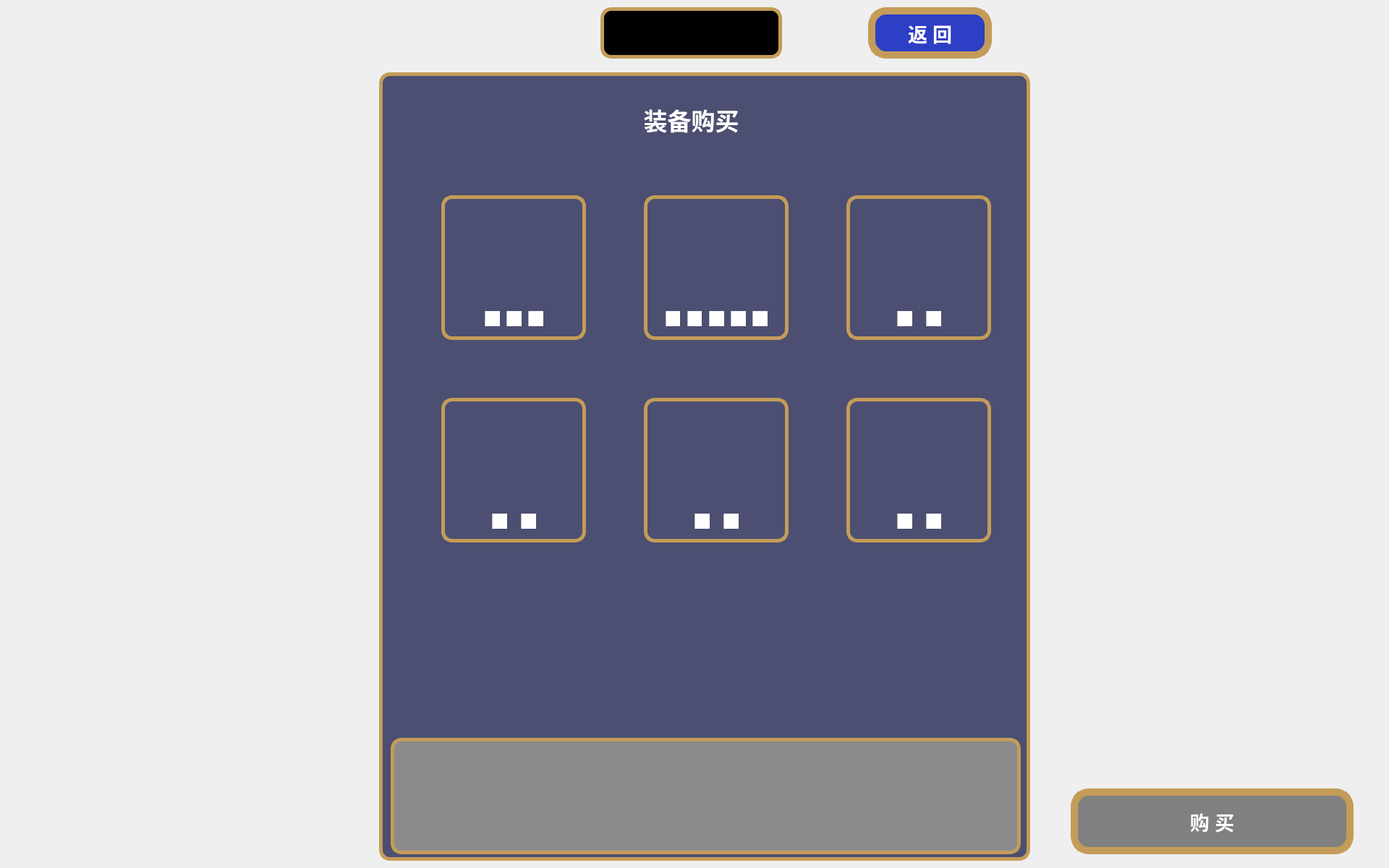
<?xml version="1.0" encoding="UTF-8"?>
<ui version="4.0">
 <class>shop</class>
 <widget class="QWidget" name="shop">
  <property name="geometry">
   <rect>
    <x>0</x>
    <y>0</y>
    <width>1920</width>
    <height>1200</height>
   </rect>
  </property>
  <property name="windowTitle">
   <string>Vampire Survivor</string>
  </property>
  <widget class="QLabel" name="label">
   <property name="geometry">
    <rect>
     <x>0</x>
     <y>0</y>
     <width>1920</width>
     <height>1200</height>
    </rect>
   </property>
   <property name="styleSheet">
    <string notr="true">background-image: url(:/new/prefix1/resourses/background.jpg);</string>
   </property>
   <property name="text">
    <string/>
   </property>
  </widget>
  <widget class="QLabel" name="money">
   <property name="geometry">
    <rect>
     <x>830</x>
     <y>10</y>
     <width>251</width>
     <height>71</height>
    </rect>
   </property>
   <property name="font">
    <font>
     <family>Arial Black</family>
     <pointsize>20</pointsize>
     <weight>75</weight>
     <bold>true</bold>
    </font>
   </property>
   <property name="styleSheet">
    <string notr="true">background-color:black;
color:white;
border:5px solid rgba(196,156,89);
border-radius:15px;</string>
   </property>
   <property name="text">
    <string/>
   </property>
   <property name="alignment">
    <set>Qt::AlignRight|Qt::AlignTrailing|Qt::AlignVCenter</set>
   </property>
   <property name="margin">
    <number>5</number>
   </property>
  </widget>
  <widget class="QLabel" name="label_3">
   <property name="geometry">
    <rect>
     <x>830</x>
     <y>10</y>
     <width>71</width>
     <height>71</height>
    </rect>
   </property>
   <property name="styleSheet">
    <string notr="true">border-image: url(:/new/prefix1/resourses/money.png);</string>
   </property>
   <property name="text">
    <string/>
   </property>
  </widget>
  <widget class="QPushButton" name="back">
   <property name="geometry">
    <rect>
     <x>1200</x>
     <y>10</y>
     <width>171</width>
     <height>71</height>
    </rect>
   </property>
   <property name="font">
    <font>
     <family>Arial Black</family>
     <pointsize>20</pointsize>
     <weight>75</weight>
     <bold>true</bold>
    </font>
   </property>
   <property name="styleSheet">
    <string notr="true">background-color:rgba(45,63,197);border-radius:25px;color:white;border:10px solid rgba(196,156,89);</string>
   </property>
   <property name="text">
    <string>返 回</string>
   </property>
  </widget>
  <widget class="QLabel" name="label_2">
   <property name="geometry">
    <rect>
     <x>524</x>
     <y>100</y>
     <width>900</width>
     <height>1090</height>
    </rect>
   </property>
   <property name="styleSheet">
    <string notr="true">background-color:rgba(76,79,113);
border:5px solid rgba(196,156,89);
border-radius:15px;</string>
   </property>
   <property name="text">
    <string/>
   </property>
  </widget>
  <widget class="QPushButton" name="buy">
   <property name="geometry">
    <rect>
     <x>1480</x>
     <y>1090</y>
     <width>391</width>
     <height>91</height>
    </rect>
   </property>
   <property name="font">
    <font>
     <family>Arial</family>
     <pointsize>20</pointsize>
     <weight>75</weight>
     <bold>true</bold>
    </font>
   </property>
   <property name="styleSheet">
    <string notr="true">background-color:grey;border-radius:25px;color:white;border:10px solid rgba(196,156,89);</string>
   </property>
   <property name="text">
    <string>购 买</string>
   </property>
  </widget>
  <widget class="QPushButton" name="choose1">
   <property name="geometry">
    <rect>
     <x>610</x>
     <y>270</y>
     <width>200</width>
     <height>200</height>
    </rect>
   </property>
   <property name="styleSheet">
    <string notr="true">border:5px solid rgba(196,156,89);
image: url(:/new/prefix1/resourses/maxhp.png);
border-radius:15px;</string>
   </property>
   <property name="text">
    <string/>
   </property>
  </widget>
  <widget class="QCheckBox" name="choose1_1">
   <property name="geometry">
    <rect>
     <x>670</x>
     <y>430</y>
     <width>21</width>
     <height>21</height>
    </rect>
   </property>
   <property name="styleSheet">
    <string notr="true">QCheckBox::indicator {width: 27px; height: 27px;}
QCheckBox{color:rgba(196,156,89);}</string>
   </property>
   <property name="text">
    <string/>
   </property>
   <property name="iconSize">
    <size>
     <width>20</width>
     <height>20</height>
    </size>
   </property>
   <property name="checkable">
    <bool>true</bool>
   </property>
   <property name="checked">
    <bool>false</bool>
   </property>
  </widget>
  <widget class="QCheckBox" name="choose1_2">
   <property name="geometry">
    <rect>
     <x>700</x>
     <y>430</y>
     <width>21</width>
     <height>21</height>
    </rect>
   </property>
   <property name="styleSheet">
    <string notr="true">QCheckBox::indicator {width: 27px; height: 27px;}
QCheckBox{color:rgba(196,156,89);}</string>
   </property>
   <property name="text">
    <string/>
   </property>
   <property name="iconSize">
    <size>
     <width>20</width>
     <height>20</height>
    </size>
   </property>
   <property name="checkable">
    <bool>true</bool>
   </property>
   <property name="checked">
    <bool>false</bool>
   </property>
  </widget>
  <widget class="QCheckBox" name="choose1_3">
   <property name="geometry">
    <rect>
     <x>730</x>
     <y>430</y>
     <width>21</width>
     <height>21</height>
    </rect>
   </property>
   <property name="styleSheet">
    <string notr="true">QCheckBox::indicator {width: 27px; height: 27px;}
QCheckBox{color:rgba(196,156,89);}</string>
   </property>
   <property name="text">
    <string/>
   </property>
   <property name="iconSize">
    <size>
     <width>20</width>
     <height>20</height>
    </size>
   </property>
   <property name="checkable">
    <bool>true</bool>
   </property>
   <property name="checked">
    <bool>false</bool>
   </property>
  </widget>
  <widget class="QLabel" name="label_4">
   <property name="geometry">
    <rect>
     <x>1600</x>
     <y>1050</y>
     <width>31</width>
     <height>31</height>
    </rect>
   </property>
   <property name="styleSheet">
    <string notr="true">border-image: url(:/new/prefix1/resourses/littlemoney.png);</string>
   </property>
   <property name="text">
    <string/>
   </property>
  </widget>
  <widget class="QLabel" name="needmoney">
   <property name="geometry">
    <rect>
     <x>1630</x>
     <y>1050</y>
     <width>111</width>
     <height>31</height>
    </rect>
   </property>
   <property name="font">
    <font>
     <family>Arial Black</family>
     <pointsize>15</pointsize>
    </font>
   </property>
   <property name="styleSheet">
    <string notr="true">color:white</string>
   </property>
   <property name="text">
    <string/>
   </property>
   <property name="alignment">
    <set>Qt::AlignCenter</set>
   </property>
  </widget>
  <widget class="QPushButton" name="choose2">
   <property name="geometry">
    <rect>
     <x>890</x>
     <y>270</y>
     <width>200</width>
     <height>200</height>
    </rect>
   </property>
   <property name="styleSheet">
    <string notr="true">border:5px solid rgba(196,156,89);
image: url(:/new/prefix1/resourses/hp++.png);
border-radius:15px;</string>
   </property>
   <property name="text">
    <string/>
   </property>
  </widget>
  <widget class="QPushButton" name="choose3">
   <property name="geometry">
    <rect>
     <x>1170</x>
     <y>270</y>
     <width>200</width>
     <height>200</height>
    </rect>
   </property>
   <property name="styleSheet">
    <string notr="true">border:5px solid rgba(196,156,89);
image: url(:/new/prefix1/resourses/speed++.png);
border-radius:15px;</string>
   </property>
   <property name="text">
    <string/>
   </property>
  </widget>
  <widget class="QPushButton" name="choose4">
   <property name="geometry">
    <rect>
     <x>610</x>
     <y>550</y>
     <width>200</width>
     <height>200</height>
    </rect>
   </property>
   <property name="styleSheet">
    <string notr="true">border:5px solid rgba(196,156,89);
image: url(:/new/prefix1/resourses/interval--.png);
border-radius:15px;</string>
   </property>
   <property name="text">
    <string/>
   </property>
  </widget>
  <widget class="QPushButton" name="choose5">
   <property name="geometry">
    <rect>
     <x>890</x>
     <y>550</y>
     <width>200</width>
     <height>200</height>
    </rect>
   </property>
   <property name="styleSheet">
    <string notr="true">border:5px solid rgba(196,156,89);
image: url(:/new/prefix1/resourses/duration++.png);
border-radius:15px;</string>
   </property>
   <property name="text">
    <string/>
   </property>
  </widget>
  <widget class="QPushButton" name="choose6">
   <property name="geometry">
    <rect>
     <x>1170</x>
     <y>550</y>
     <width>200</width>
     <height>200</height>
    </rect>
   </property>
   <property name="styleSheet">
    <string notr="true">border:5px solid rgba(196,156,89);
image: url(:/new/prefix1/resourses/collectzone++.png);
border-radius:15px;</string>
   </property>
   <property name="text">
    <string/>
   </property>
  </widget>
  <widget class="QLabel" name="information">
   <property name="geometry">
    <rect>
     <x>540</x>
     <y>1020</y>
     <width>871</width>
     <height>161</height>
    </rect>
   </property>
   <property name="font">
    <font>
     <family>Arial Black</family>
     <pointsize>20</pointsize>
     <weight>75</weight>
     <bold>true</bold>
    </font>
   </property>
   <property name="styleSheet">
    <string notr="true">background-color:rgba(139,139,139);
border:5px solid rgba(196,156,89);
border-radius:15px;</string>
   </property>
   <property name="text">
    <string/>
   </property>
   <property name="alignment">
    <set>Qt::AlignCenter</set>
   </property>
  </widget>
  <widget class="QCheckBox" name="choose2_1">
   <property name="geometry">
    <rect>
     <x>920</x>
     <y>430</y>
     <width>20</width>
     <height>21</height>
    </rect>
   </property>
   <property name="styleSheet">
    <string notr="true">QCheckBox::indicator {width: 27px; height: 27px;}
QCheckBox{color:rgba(196,156,89);}</string>
   </property>
   <property name="text">
    <string/>
   </property>
   <property name="iconSize">
    <size>
     <width>20</width>
     <height>20</height>
    </size>
   </property>
   <property name="checkable">
    <bool>true</bool>
   </property>
   <property name="checked">
    <bool>false</bool>
   </property>
  </widget>
  <widget class="QCheckBox" name="choose2_2">
   <property name="geometry">
    <rect>
     <x>950</x>
     <y>430</y>
     <width>20</width>
     <height>21</height>
    </rect>
   </property>
   <property name="styleSheet">
    <string notr="true">QCheckBox::indicator {width: 27px; height: 27px;}
QCheckBox{color:rgba(196,156,89);}</string>
   </property>
   <property name="text">
    <string/>
   </property>
   <property name="iconSize">
    <size>
     <width>20</width>
     <height>20</height>
    </size>
   </property>
   <property name="checkable">
    <bool>true</bool>
   </property>
   <property name="checked">
    <bool>false</bool>
   </property>
  </widget>
  <widget class="QCheckBox" name="choose2_3">
   <property name="geometry">
    <rect>
     <x>980</x>
     <y>430</y>
     <width>21</width>
     <height>21</height>
    </rect>
   </property>
   <property name="styleSheet">
    <string notr="true">QCheckBox::indicator {width: 27px; height: 27px;}
QCheckBox{color:rgba(196,156,89);}</string>
   </property>
   <property name="text">
    <string/>
   </property>
   <property name="iconSize">
    <size>
     <width>20</width>
     <height>20</height>
    </size>
   </property>
   <property name="checkable">
    <bool>true</bool>
   </property>
   <property name="checked">
    <bool>false</bool>
   </property>
  </widget>
  <widget class="QCheckBox" name="choose2_4">
   <property name="geometry">
    <rect>
     <x>1010</x>
     <y>430</y>
     <width>21</width>
     <height>21</height>
    </rect>
   </property>
   <property name="styleSheet">
    <string notr="true">QCheckBox::indicator {width: 27px; height: 27px;}
QCheckBox{color:rgba(196,156,89);}</string>
   </property>
   <property name="text">
    <string/>
   </property>
   <property name="iconSize">
    <size>
     <width>20</width>
     <height>20</height>
    </size>
   </property>
   <property name="checkable">
    <bool>true</bool>
   </property>
   <property name="checked">
    <bool>false</bool>
   </property>
  </widget>
  <widget class="QCheckBox" name="choose2_5">
   <property name="geometry">
    <rect>
     <x>1040</x>
     <y>430</y>
     <width>21</width>
     <height>21</height>
    </rect>
   </property>
   <property name="styleSheet">
    <string notr="true">QCheckBox::indicator {width: 27px; height: 27px;}
QCheckBox{color:rgba(196,156,89);}</string>
   </property>
   <property name="text">
    <string/>
   </property>
   <property name="iconSize">
    <size>
     <width>20</width>
     <height>20</height>
    </size>
   </property>
   <property name="checkable">
    <bool>true</bool>
   </property>
   <property name="checked">
    <bool>false</bool>
   </property>
  </widget>
  <widget class="QCheckBox" name="choose3_1">
   <property name="geometry">
    <rect>
     <x>1240</x>
     <y>430</y>
     <width>21</width>
     <height>21</height>
    </rect>
   </property>
   <property name="styleSheet">
    <string notr="true">QCheckBox::indicator {width: 27px; height: 27px;}
QCheckBox{color:rgba(196,156,89);}</string>
   </property>
   <property name="text">
    <string/>
   </property>
   <property name="iconSize">
    <size>
     <width>20</width>
     <height>20</height>
    </size>
   </property>
   <property name="checkable">
    <bool>true</bool>
   </property>
   <property name="checked">
    <bool>false</bool>
   </property>
  </widget>
  <widget class="QCheckBox" name="choose3_2">
   <property name="geometry">
    <rect>
     <x>1280</x>
     <y>430</y>
     <width>21</width>
     <height>21</height>
    </rect>
   </property>
   <property name="styleSheet">
    <string notr="true">QCheckBox::indicator {width: 27px; height: 27px;}
QCheckBox{color:rgba(196,156,89);}</string>
   </property>
   <property name="text">
    <string/>
   </property>
   <property name="iconSize">
    <size>
     <width>20</width>
     <height>20</height>
    </size>
   </property>
   <property name="checkable">
    <bool>true</bool>
   </property>
   <property name="checked">
    <bool>false</bool>
   </property>
  </widget>
  <widget class="QCheckBox" name="choose4_1">
   <property name="geometry">
    <rect>
     <x>680</x>
     <y>710</y>
     <width>21</width>
     <height>21</height>
    </rect>
   </property>
   <property name="styleSheet">
    <string notr="true">QCheckBox::indicator {width: 27px; height: 27px;}
QCheckBox{color:rgba(196,156,89);}</string>
   </property>
   <property name="text">
    <string/>
   </property>
   <property name="iconSize">
    <size>
     <width>20</width>
     <height>20</height>
    </size>
   </property>
   <property name="checkable">
    <bool>true</bool>
   </property>
   <property name="checked">
    <bool>false</bool>
   </property>
  </widget>
  <widget class="QCheckBox" name="choose4_2">
   <property name="geometry">
    <rect>
     <x>720</x>
     <y>710</y>
     <width>21</width>
     <height>21</height>
    </rect>
   </property>
   <property name="styleSheet">
    <string notr="true">QCheckBox::indicator {width: 27px; height: 27px;}
QCheckBox{color:rgba(196,156,89);}</string>
   </property>
   <property name="text">
    <string/>
   </property>
   <property name="iconSize">
    <size>
     <width>20</width>
     <height>20</height>
    </size>
   </property>
   <property name="checkable">
    <bool>true</bool>
   </property>
   <property name="checked">
    <bool>false</bool>
   </property>
  </widget>
  <widget class="QCheckBox" name="choose5_2">
   <property name="geometry">
    <rect>
     <x>1000</x>
     <y>710</y>
     <width>21</width>
     <height>21</height>
    </rect>
   </property>
   <property name="styleSheet">
    <string notr="true">QCheckBox::indicator {width: 27px; height: 27px;}
QCheckBox{color:rgba(196,156,89);}</string>
   </property>
   <property name="text">
    <string/>
   </property>
   <property name="iconSize">
    <size>
     <width>20</width>
     <height>20</height>
    </size>
   </property>
   <property name="checkable">
    <bool>true</bool>
   </property>
   <property name="checked">
    <bool>false</bool>
   </property>
  </widget>
  <widget class="QCheckBox" name="choose5_1">
   <property name="geometry">
    <rect>
     <x>960</x>
     <y>710</y>
     <width>21</width>
     <height>21</height>
    </rect>
   </property>
   <property name="styleSheet">
    <string notr="true">QCheckBox::indicator {width: 27px; height: 27px;}
QCheckBox{color:rgba(196,156,89);}</string>
   </property>
   <property name="text">
    <string/>
   </property>
   <property name="iconSize">
    <size>
     <width>20</width>
     <height>20</height>
    </size>
   </property>
   <property name="checkable">
    <bool>true</bool>
   </property>
   <property name="checked">
    <bool>false</bool>
   </property>
  </widget>
  <widget class="QCheckBox" name="choose6_2">
   <property name="geometry">
    <rect>
     <x>1280</x>
     <y>710</y>
     <width>21</width>
     <height>21</height>
    </rect>
   </property>
   <property name="styleSheet">
    <string notr="true">QCheckBox::indicator {width: 27px; height: 27px;}
QCheckBox{color:rgba(196,156,89);}</string>
   </property>
   <property name="text">
    <string/>
   </property>
   <property name="iconSize">
    <size>
     <width>20</width>
     <height>20</height>
    </size>
   </property>
   <property name="checkable">
    <bool>true</bool>
   </property>
   <property name="checked">
    <bool>false</bool>
   </property>
  </widget>
  <widget class="QCheckBox" name="choose6_1">
   <property name="geometry">
    <rect>
     <x>1240</x>
     <y>710</y>
     <width>21</width>
     <height>21</height>
    </rect>
   </property>
   <property name="styleSheet">
    <string notr="true">QCheckBox::indicator {width: 27px; height: 27px;}
QCheckBox{color:rgba(196,156,89);}</string>
   </property>
   <property name="text">
    <string/>
   </property>
   <property name="iconSize">
    <size>
     <width>20</width>
     <height>20</height>
    </size>
   </property>
   <property name="checkable">
    <bool>true</bool>
   </property>
   <property name="checked">
    <bool>false</bool>
   </property>
  </widget>
  <widget class="QLabel" name="label_5">
   <property name="geometry">
    <rect>
     <x>840</x>
     <y>130</y>
     <width>231</width>
     <height>71</height>
    </rect>
   </property>
   <property name="font">
    <font>
     <family>Arial</family>
     <pointsize>25</pointsize>
     <weight>75</weight>
     <bold>true</bold>
    </font>
   </property>
   <property name="styleSheet">
    <string notr="true">color:white;
</string>
   </property>
   <property name="text">
    <string>装备购买</string>
   </property>
   <property name="alignment">
    <set>Qt::AlignCenter</set>
   </property>
  </widget>
 </widget>
 <resources/>
 <connections/>
</ui>
